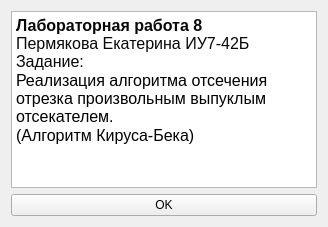
<?xml version="1.0" encoding="UTF-8"?>
<ui version="4.0">
 <class>Form</class>
 <widget class="QWidget" name="Form">
  <property name="geometry">
   <rect>
    <x>0</x>
    <y>0</y>
    <width>328</width>
    <height>227</height>
   </rect>
  </property>
  <property name="windowTitle">
   <string>Form</string>
  </property>
  <layout class="QVBoxLayout" name="verticalLayout">
   <item>
    <widget class="QTextEdit" name="textEdit">
     <property name="html">
      <string>&lt;!DOCTYPE HTML PUBLIC &quot;-//W3C//DTD HTML 4.0//EN&quot; &quot;http://www.w3.org/TR/REC-html40/strict.dtd&quot;&gt;
&lt;html&gt;&lt;head&gt;&lt;meta name=&quot;qrichtext&quot; content=&quot;1&quot; /&gt;&lt;style type=&quot;text/css&quot;&gt;
p, li { white-space: pre-wrap; }
&lt;/style&gt;&lt;/head&gt;&lt;body style=&quot; font-family:'MS Shell Dlg 2'; font-size:7.875pt; font-weight:400; font-style:normal;&quot;&gt;
&lt;p align=&quot;justify&quot; style=&quot; margin-top:0px; margin-bottom:0px; margin-left:0px; margin-right:0px; -qt-block-indent:0; text-indent:0px; background-color:#ffffff;&quot;&gt;&lt;span style=&quot; font-family:'JetBrains Mono','monospace'; font-size:12pt; font-weight:600; color:#080808; background-color:#ffffff;&quot;&gt;Лабораторная работа 8&lt;/span&gt;&lt;span style=&quot; font-family:'JetBrains Mono','monospace'; font-size:12pt; color:#080808;&quot;&gt;&lt;br /&gt;Пермякова Екатерина ИУ7-42Б&lt;br /&gt;Задание:&lt;/span&gt;&lt;/p&gt;
&lt;p style=&quot; margin-top:0px; margin-bottom:0px; margin-left:0px; margin-right:0px; -qt-block-indent:0; text-indent:0px;&quot;&gt;&lt;span style=&quot; font-size:12pt;&quot;&gt;Реализация алгоритма отсечения отрезка произвольным выпуклым отсекателем. &lt;/span&gt;&lt;/p&gt;
&lt;p style=&quot; margin-top:0px; margin-bottom:0px; margin-left:0px; margin-right:0px; -qt-block-indent:0; text-indent:0px;&quot;&gt;&lt;span style=&quot; font-size:12pt;&quot;&gt;(Алгоритм Кируса-Бека)&lt;/span&gt;&lt;/p&gt;&lt;/body&gt;&lt;/html&gt;</string>
     </property>
    </widget>
   </item>
   <item>
    <widget class="QPushButton" name="ok_pbtn">
     <property name="text">
      <string>OK</string>
     </property>
    </widget>
   </item>
  </layout>
 </widget>
 <resources/>
 <connections/>
</ui>
